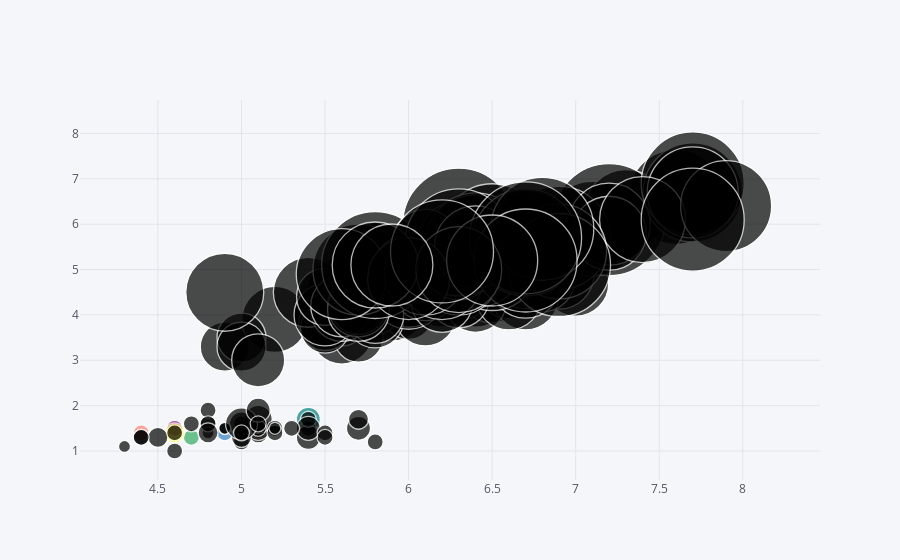

Here is the notebook cell this chart was saved with:
### Code cell
df.iplot(kind='bubble',x='SepalLengthCm', y='PetalLengthCm',size='PetalWidthCm')

### Figure 1 — Plotly figure (JSON) as saved in the notebook; plotly's stock layout.template omitted (floating-point values rounded to 4 significant figures; data arrays with more than 128 entries replaced by an {"elided": "..."} marker saying what was removed)
{"data": [{"marker": {"color": ["rgb(255, 153, 51)", "rgb(55, 128, 191)", "rgb(50, 171, 96)", "rgb(128, 0, 128)", "rgb(219, 64, 82)", "rgb(0, 128, 128)", "rgb(255, 255, 51)", "rgb(128, 128, 0)", "rgb(251, 128, 114)", "rgb(128, 177, 211)"], "line": {"width": 1.3}, "size": {"elided": "150 int values"}, "symbol": "circle"}, "mode": "markers", "text": "", "type": "scatter", "x": {"elided": "150 float values"}, "y": {"elided": "150 float values"}}], "layout": {"legend": {"bgcolor": "#F5F6F9", "font": {"color": "#4D5663"}}, "paper_bgcolor": "#F5F6F9", "plot_bgcolor": "#F5F6F9", "title": {"font": {"color": "#4D5663"}}, "xaxis": {"gridcolor": "#E1E5ED", "showgrid": true, "tickfont": {"color": "#4D5663"}, "title": {"font": {"color": "#4D5663"}, "text": ""}, "zerolinecolor": "#E1E5ED"}, "yaxis": {"gridcolor": "#E1E5ED", "showgrid": true, "tickfont": {"color": "#4D5663"}, "title": {"font": {"color": "#4D5663"}, "text": ""}, "zerolinecolor": "#E1E5ED"}}}
